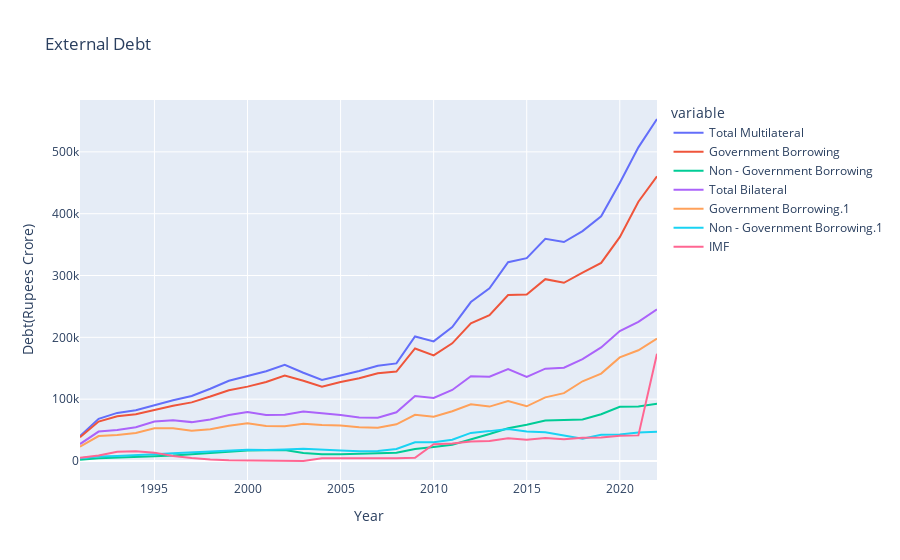

Write notebook code for a chart like this one.
### Markdown cell above
# External Debt

### Code cell
debt = pd.read_csv('Final/debt_final.csv')
title = "External Debt"
fig = px.line(debt, x='Year', y=[ 'Total Multilateral', 'Government Borrowing',
       'Non - Government Borrowing', 'Total Bilateral',
       'Government Borrowing.1', 'Non - Government Borrowing.1', 'IMF'], title=title)
fig.update_layout(xaxis_title='Year', yaxis_title='Debt(Rupees Crore)')
fig.show()

### Figure 1 — Plotly figure (JSON) as saved in the notebook; plotly's stock layout.template omitted (floating-point values rounded to 4 significant figures)
{"data": [{"hovertemplate": "variable=Total Multilateral<br>Year=%{x}<br>value=%{y}<extra></extra>", "legendgroup": "Total Multilateral", "line": {"color": "#636efa", "dash": "solid"}, "marker": {"symbol": "circle"}, "mode": "lines", "name": "Total Multilateral", "orientation": "v", "showlegend": true, "type": "scatter", "x": [2022, 2021, 2020, 2019, 2018, 2017, 2016, 2015, 2014, 2013, 2012, 2011, 2010, 2009, 2008, 2007, 2006, 2005, 2004, 2003, 2002, 2001, 2000, 1999, 1998, 1997, 1996, 1995, 1994, 1993, 1992, 1991], "xaxis": "x", "y": [553142, 507314, 449606, 395885, 371781, 354118, 359490, 328148, 321560, 279310, 257088, 216672, 193436, 201425, 157901, 154053, 145503, 138897, 131105, 142683, 155633, 145105, 137132, 129682, 116904, 105066, 98173, 89819, 82199, 77758, 68262, 40386], "yaxis": "y"}, {"hovertemplate": "variable=Government Borrowing<br>Year=%{x}<br>value=%{y}<extra></extra>", "legendgroup": "Government Borrowing", "line": {"color": "#EF553B", "dash": "solid"}, "marker": {"symbol": "circle"}, "mode": "lines", "name": "Government Borrowing", "orientation": "v", "showlegend": true, "type": "scatter", "x": [2022, 2021, 2020, 2019, 2018, 2017, 2016, 2015, 2014, 2013, 2012, 2011, 2010, 2009, 2008, 2007, 2006, 2005, 2004, 2003, 2002, 2001, 2000, 1999, 1998, 1997, 1996, 1995, 1994, 1993, 1992, 1991], "xaxis": "x", "y": [460545, 419319, 362042, 320336, 304595, 288246, 294122, 269431, 268491, 235670, 222579, 190326, 170722, 181997, 144627, 141746, 133800, 127782, 120073, 129727, 138023, 127886, 120321, 114531, 104218, 94824, 89428, 82223, 75617, 72286, 63787, 38429], "yaxis": "y"}, {"hovertemplate": "variable=Non - Government Borrowing<br>Year=%{x}<br>value=%{y}<extra></extra>", "legendgroup": "Non - Government Borrowing", "line": {"color": "#00cc96", "dash": "solid"}, "marker": {"symbol": "circle"}, "mode": "lines", "name": "Non - Government Borrowing", "orientation": "v", "showlegend": true, "type": "scatter", "x": [2022, 2021, 2020, 2019, 2018, 2017, 2016, 2015, 2014, 2013, 2012, 2011, 2010, 2009, 2008, 2007, 2006, 2005, 2004, 2003, 2002, 2001, 2000, 1999, 1998, 1997, 1996, 1995, 1994, 1993, 1992, 1991], "xaxis": "x", "y": [92597, 87996, 87564, 75549, 67186, 65872, 65368, 58717, 53069, 43640, 34509, 26346, 22714, 19428, 13274, 12307, 11703, 11115, 11032, 12956, 17610, 17219, 16811, 15151, 12686, 10242, 8745, 7596, 6582, 5472, 4475, 1957], "yaxis": "y"}, {"hovertemplate": "variable=Total Bilateral<br>Year=%{x}<br>value=%{y}<extra></extra>", "legendgroup": "Total Bilateral", "line": {"color": "#ab63fa", "dash": "solid"}, "marker": {"symbol": "circle"}, "mode": "lines", "name": "Total Bilateral", "orientation": "v", "showlegend": true, "type": "scatter", "x": [2022, 2021, 2020, 2019, 2018, 2017, 2016, 2015, 2014, 2013, 2012, 2011, 2010, 2009, 2008, 2007, 2006, 2005, 2004, 2003, 2002, 2001, 2000, 1999, 1998, 1997, 1996, 1995, 1994, 1993, 1992, 1991], "xaxis": "x", "y": [245171, 225017, 210194, 183742, 164788, 150808, 149378, 136060, 148813, 136329, 137086, 114905, 101976, 104997, 78802, 70034, 70302, 74530, 77084, 79921, 74762, 74519, 79278, 74304, 67104, 62891, 65740, 63761, 54580, 50258, 47603, 27378], "yaxis": "y"}, {"hovertemplate": "variable=Government Borrowing.1<br>Year=%{x}<br>value=%{y}<extra></extra>", "legendgroup": "Government Borrowing.1", "line": {"color": "#FFA15A", "dash": "solid"}, "marker": {"symbol": "circle"}, "mode": "lines", "name": "Government Borrowing.1", "orientation": "v", "showlegend": true, "type": "scatter", "x": [2022, 2021, 2020, 2019, 2018, 2017, 2016, 2015, 2014, 2013, 2012, 2011, 2010, 2009, 2008, 2007, 2006, 2005, 2004, 2003, 2002, 2001, 2000, 1999, 1998, 1997, 1996, 1995, 1994, 1993, 1992, 1991], "xaxis": "x", "y": [198021, 179101, 167494, 141410, 128945, 109742, 102925, 88452, 96918, 88007, 91641, 80406, 71584, 74662, 59391, 53810, 54593, 57458, 58121, 60243, 56302, 56802, 60920, 57106, 51420, 49092, 53119, 52965, 45387, 42220, 40371, 23065], "yaxis": "y"}, {"hovertemplate": "variable=Non - Government Borrowing.1<br>Year=%{x}<br>value=%{y}<extra></extra>", "legendgroup": "Non - Government Borrowing.1", "line": {"color": "#19d3f3", "dash": "solid"}, "marker": {"symbol": "circle"}, "mode": "lines", "name": "Non - Government Borrowing.1", "orientation": "v", "showlegend": true, "type": "scatter", "x": [2022, 2021, 2020, 2019, 2018, 2017, 2016, 2015, 2014, 2013, 2012, 2011, 2010, 2009, 2008, 2007, 2006, 2005, 2004, 2003, 2002, 2001, 2000, 1999, 1998, 1997, 1996, 1995, 1994, 1993, 1992, 1991], "xaxis": "x", "y": [47150, 45916, 42700, 42332, 35843, 41066, 46453, 47608, 51895, 48322, 45445, 34499, 30392, 30335, 19411, 16224, 15709, 17072, 18963, 19678, 18460, 17717, 18358, 17198, 15684, 13799, 12621, 10796, 9193, 8038, 7232, 4313], "yaxis": "y"}, {"hovertemplate": "variable=IMF<br>Year=%{x}<br>value=%{y}<extra></extra>", "legendgroup": "IMF", "line": {"color": "#FF6692", "dash": "solid"}, "marker": {"symbol": "circle"}, "mode": "lines", "name": "IMF", "orientation": "v", "showlegend": true, "type": "scatter", "x": [2022, 2021, 2020, 2019, 2018, 2017, 2016, 2015, 2014, 2013, 2012, 2011, 2010, 2009, 2008, 2007, 2006, 2005, 2004, 2003, 2002, 2001, 2000, 1999, 1998, 1997, 1996, 1995, 1994, 1993, 1992, 1991], "xaxis": "x", "y": [173415, 41442, 40931, 38202, 37716, 35129, 37177, 34350, 36910, 32439, 31528, 28163, 27264, 5188, 4479, 4484, 4378, 4503, 4381, 0, 0, 0, 113, 1218, 2622, 4714, 8152, 13545, 15812, 14985, 8934, 5132], "yaxis": "y"}], "layout": {"legend": {"title": {"text": "variable"}, "tracegroupgap": 0}, "title": {"text": "External Debt"}, "xaxis": {"anchor": "y", "domain": [0, 1], "title": {"text": "Year"}}, "yaxis": {"anchor": "x", "domain": [0, 1], "title": {"text": "Debt(Rupees Crore)"}}}}
